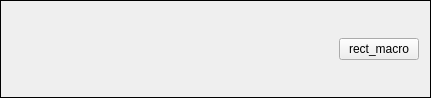
<?xml version="1.0" encoding="UTF-8"?>
<ui version="4.0">
 <class>shop_bot_wb</class>
 <widget class="QFrame" name="shop_bot_wb">
  <property name="geometry">
   <rect>
    <x>0</x>
    <y>0</y>
    <width>431</width>
    <height>98</height>
   </rect>
  </property>
  <property name="windowTitle">
   <string>Frame</string>
  </property>
  <property name="frameShape">
   <enum>QFrame::Box</enum>
  </property>
  <layout class="QGridLayout" name="gridLayout">
   <item row="0" column="1">
    <spacer name="horizontalSpacer">
     <property name="orientation">
      <enum>Qt::Horizontal</enum>
     </property>
     <property name="sizeHint" stdset="0">
      <size>
       <width>40</width>
       <height>20</height>
      </size>
     </property>
    </spacer>
   </item>
   <item row="0" column="2">
    <widget class="QPushButton" name="rect_macro_button">
     <property name="text">
      <string>rect_macro</string>
     </property>
    </widget>
   </item>
  </layout>
 </widget>
 <resources/>
 <connections/>
</ui>
